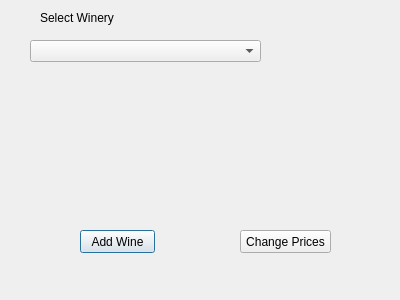
<?xml version="1.0" encoding="UTF-8"?>
<ui version="4.0">
 <class>AddWineWinerySelector</class>
 <widget class="QDialog" name="AddWineWinerySelector">
  <property name="geometry">
   <rect>
    <x>0</x>
    <y>0</y>
    <width>400</width>
    <height>300</height>
   </rect>
  </property>
  <property name="windowTitle">
   <string>Add Wine Winery Selector</string>
  </property>
  <widget class="QComboBox" name="comboBox">
   <property name="geometry">
    <rect>
     <x>30</x>
     <y>40</y>
     <width>231</width>
     <height>22</height>
    </rect>
   </property>
  </widget>
  <widget class="QPushButton" name="add_wine">
   <property name="geometry">
    <rect>
     <x>80</x>
     <y>230</y>
     <width>75</width>
     <height>23</height>
    </rect>
   </property>
   <property name="text">
    <string>Add Wine</string>
   </property>
  </widget>
  <widget class="QLabel" name="label">
   <property name="geometry">
    <rect>
     <x>40</x>
     <y>10</y>
     <width>151</width>
     <height>16</height>
    </rect>
   </property>
   <property name="text">
    <string>Select Winery</string>
   </property>
  </widget>
  <widget class="QPushButton" name="change_prices">
   <property name="geometry">
    <rect>
     <x>240</x>
     <y>230</y>
     <width>91</width>
     <height>23</height>
    </rect>
   </property>
   <property name="text">
    <string>Change Prices</string>
   </property>
  </widget>
 </widget>
 <resources/>
 <connections/>
</ui>
